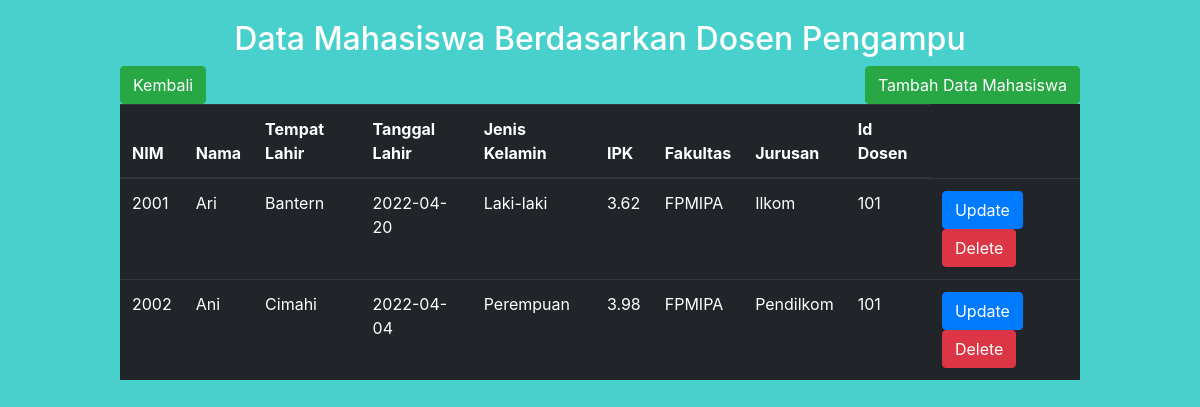
Page /index2.php?key=101 on the committed database.
### tables this page shows
CREATE TABLE `mahasiswa` (
  `id` int(20) NOT NULL,
  `nim` char(7) DEFAULT NULL,
  `nama` varchar(100) DEFAULT NULL,
  `tempat_lahir` varchar(50) DEFAULT NULL,
  `tanggal_lahir` date DEFAULT NULL,
  `jenis_kelamin` varchar(50) DEFAULT NULL,
  `ipk` decimal(3,2) DEFAULT NULL,
  `fakultas` varchar(50) DEFAULT NULL,
  `jurusan` varchar(50) DEFAULT NULL,
  `dosen_id` int(20) DEFAULT NULL
);

### index2.php (the view, shortened to what this page needs)
<!DOCTYPE html>
<html lang="en">
<head>
    <link rel="stylesheet" href="https://cdn.jsdelivr.net/npm/bootstrap@4.1.3/dist/css/bootstrap.min.css">
</head>
<body style="background-color: #48D1CC;">
    <main style="margin: 20px auto; width: 80%">
        <h2 align="center" style="color: white;">Data Mahasiswa Berdasarkan Dosen Pengampu</h2>
        <a role='button' class='btn btn-success' href='index.php'>Kembali</a>
        <a style="float: right;" role='button' class='btn btn-success' href='new_m.php'>Tambah Data Mahasiswa</a>
        <?php
        $sesuatu = $_GET['key'];
        $sql = "select * from mahasiswa where dosen_id = '$sesuatu'";
        $con = mysqli_connect("localhost", "root", "", "tp5");
        $query = mysqli_query($con, $sql);
        echo '<table class="table table-dark">
                <thead>
                    <tr>
                        <th>NIM</th>
                        <th>Nama</th>
                        <th>Tempat Lahir</th>
                        <th>Tanggal Lahir</th>
                        <th>Jenis Kelamin</th>
                        <th>IPK</th>
                        <th>Fakultas</th>
                        <th>Jurusan</th>
                        <th>Id Dosen</th>
                    </tr>
                </thead>
                <tbody>';
        while ($data = mysqli_fetch_array($query)) {
            echo '<tr>
                <td>' . $data['nim'] . '</td>
                <td>' . $data['nama'] . '</td>
                <td>' . $data['tempat_lahir'] . '</td>
                <td>' . $data['tanggal_lahir'] . '</td>
                <td>' . $data['jenis_kelamin'] . '</td>
                <td>' . $data['ipk'] . '</td>
                <td>' . $data['fakultas'] . '</td>
                <td>' . $data['jurusan'] . '</td>
                <td>' . $data['dosen_id'] . '</td>
                ';
            $key = $data['id'];
            echo " <td>
                    <a role='button' class='btn btn-primary' href='update_m.php?key=$key'>Update</a>
                    <a role='button' class='btn btn-danger' href='delete_m.php?key=$key'>Delete</a>
                   </td>";
        }
        echo '
        </tbody>
        </table>';
        ?>
    </main>
</body>

### rows in the picture
mahasiswa: nim "2001", nama "Ari", tempat_lahir "Bantern", tanggal_lahir "2022-04-20", jenis_kelamin "Laki-laki", ipk "3.62", fakultas "FPMIPA", jurusan "Ilkom", dosen "101"
mahasiswa: nim "2002", nama "Ani", tempat_lahir "Cimahi", tanggal_lahir "2022-04-04", jenis_kelamin "Perempuan", ipk "3.98", fakultas "FPMIPA", jurusan "Pendilkom", dosen "101"
